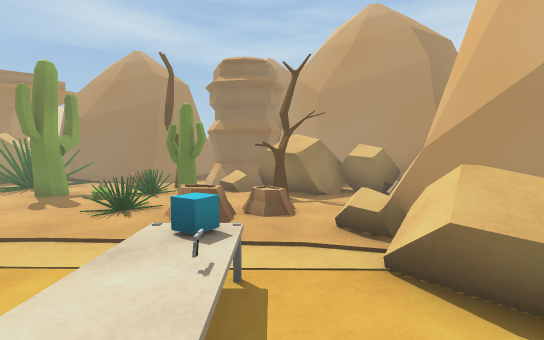
[1] (above)

16 first-person views from a walk through a Unity game level. The camera is 1.4 m above the floor, tilts 4° down and sees 85° across. The floor is counted in squares, 1 m on a side. Each view is taken from the middle of a square. On the plan, view 1 faces up. The plan holds only what a view shows up to about 14 squares ahead; the rest is blank. The place goes on beyond the plan. The player is left out. Some surface patterns are stand-ins.

[2]
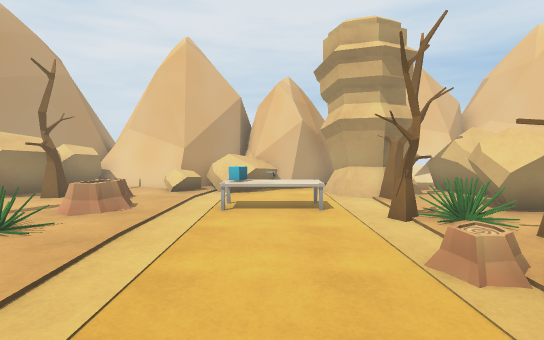

[3]
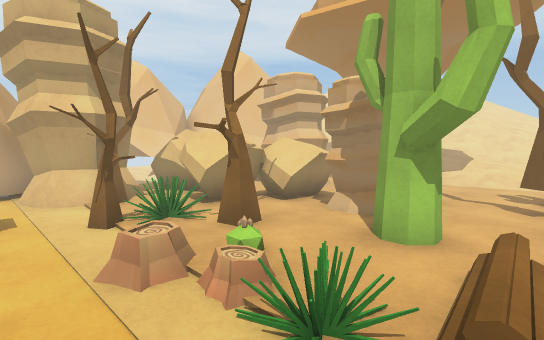

[4]
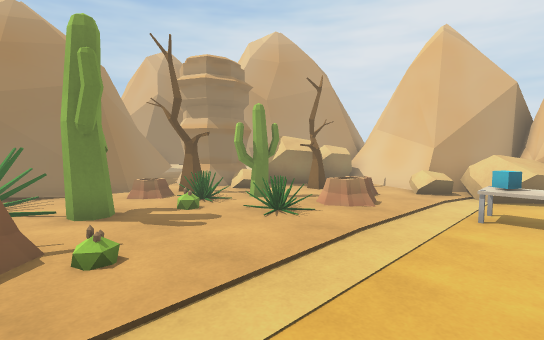

[5]
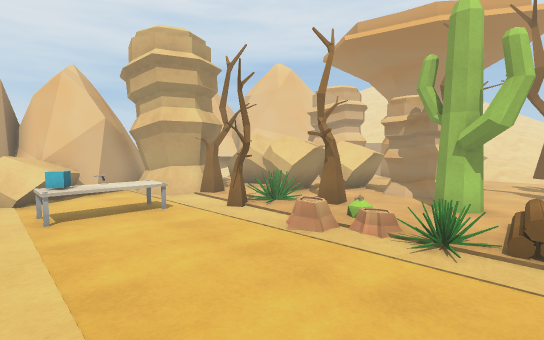

[6]
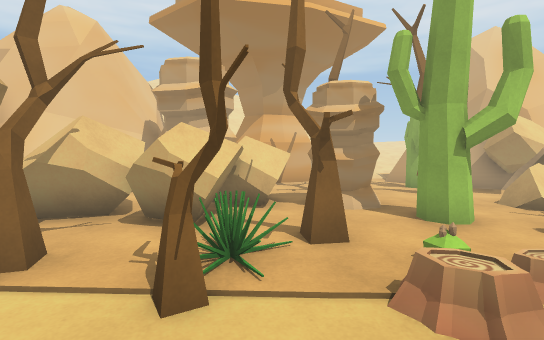

[7]
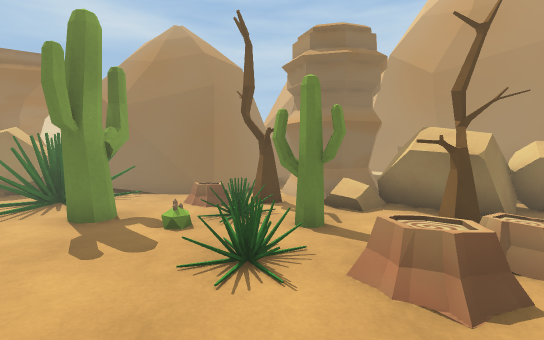

[8]
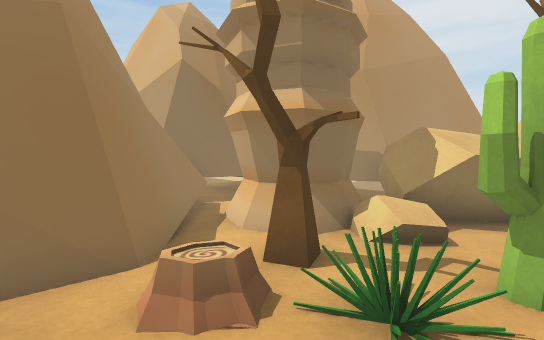

[9]
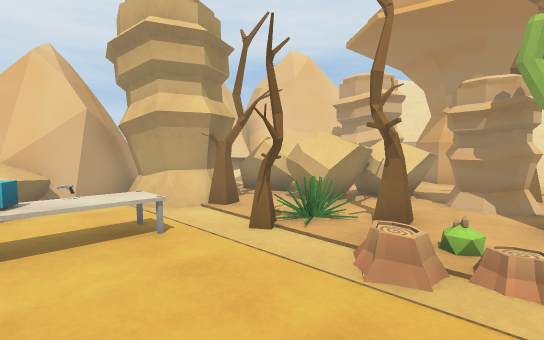

[10]
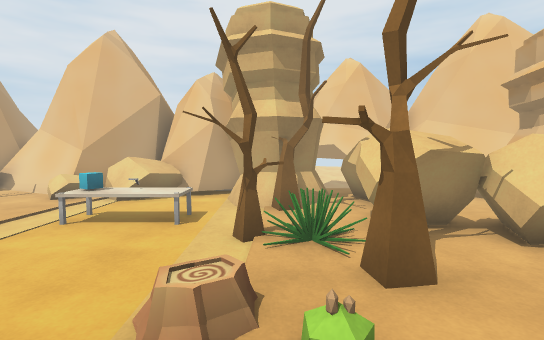

[11]
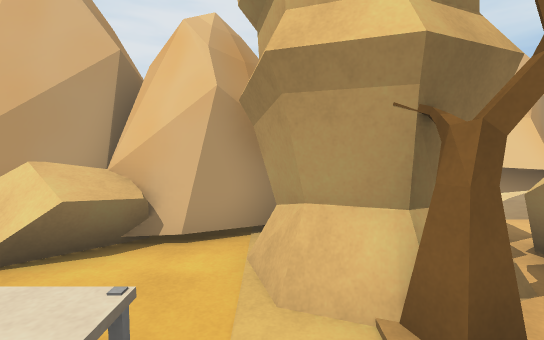

[12]
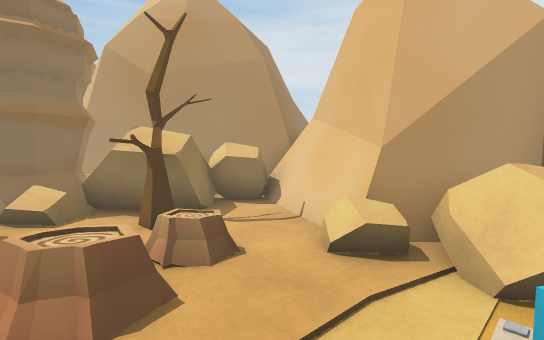

[13]
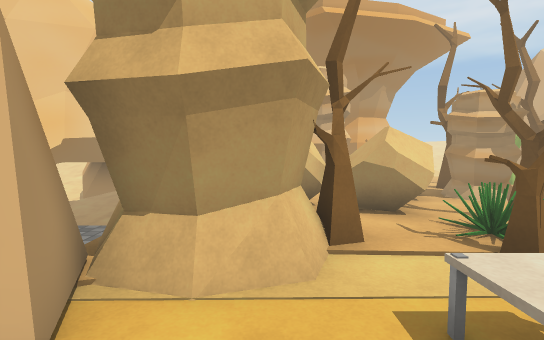

[14]
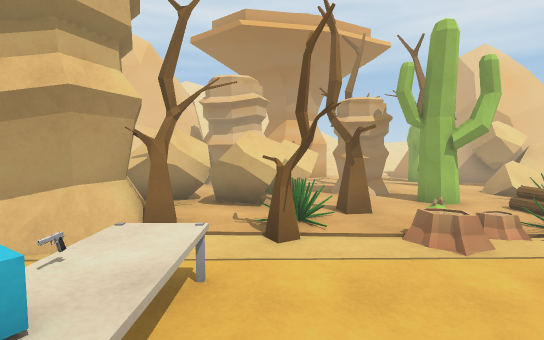

[15]
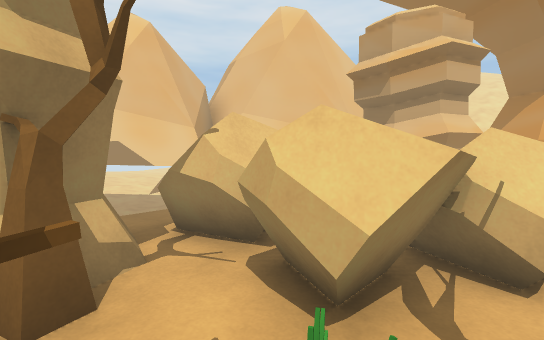

[16]
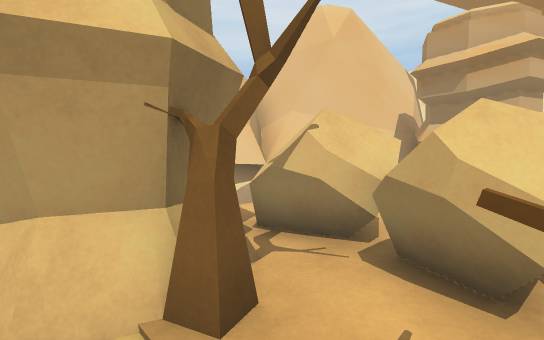

### Floor plan
Key: @ floor where view 1 was taken; # wall or solid block; . main floor; : floor 0.25 m higher than the main floor; - floor 0.25 m lower than the main floor; + floor 0.5 m higher than the main floor; _ floor 0.5 m lower than the main floor; * floor 0.75 m higher than the main floor; < floor 0.75 m lower than the main floor; % floor 1 m higher than the main floor; & floor 1.25 m higher than the main floor; / step, stairs or slope; = window, fence, low wall or low ledge; ^ raised ledge; R rock; T tree; C cactus; P plant; U cube; E desk; I pistol; O other object.
Columns run from 8 left of view 1 to 12 right of it. Each row starts with its distance up from view 1.
 16       #
 15      ####
 14     ##=.##
 13 ######R  #
 12 ##### RRR##
 11 .....TRRRR###
 10 .....T//RRRR#
  9 .CC..../RRRR##
  8 .C.P.CC.TR.R##
  7 O....O.... ##
  6 OP....OO+.=##
  5 ..........R##
  4 ..........R##
  3   .....UE.RROO
  2 .......IE.RROO
  1 .......EE..OOO
  0 ........@RRROO
 -1 +.OP..O.TT R#O
 -2 :...T.T.TRR -
 -3 .CC.T.RRRRR.^^
 -4 .CC...RRRRR=<
 -5 ..RRRRRRR  ####   __-
 -6 ... RR  .     ##  ___
 -7 TT.T..RRR #    #  __
 -8 C.....RRR##     #_
 -9 C....##          -
-10 #...###          ^
-11 =...
-12 :///
-13  ++//
-14  +*%/
-15  +*%&
-16  ///
-17  //    //
-18        //

Where each view was taken, in squares from view 1:
view 1: 0 up, 0 right, facing up
view 2: 2 up, 8 left, facing right
view 3: 1 up, 8 left, facing down-right
view 4: 2 up, 8 left, facing up-right
view 5: 4 up, 8 left, facing down-right
view 6: 2 up, 3 left, facing down
view 7: 3 up, 3 left, facing up
view 8: 8 up, 6 left, facing up-right
view 9: 3 up, 6 left, facing down-right
view 10: 1 down, 7 left, facing right
view 11: 0 up, 2 left, facing right
view 12: 3 up, 2 left, facing up-right
view 13: 3 up, 1 right, facing down
view 14: 4 up, 2 left, facing down
view 15: 1 down, 3 left, facing down-right
view 16: 0 up, 2 left, facing down-right
